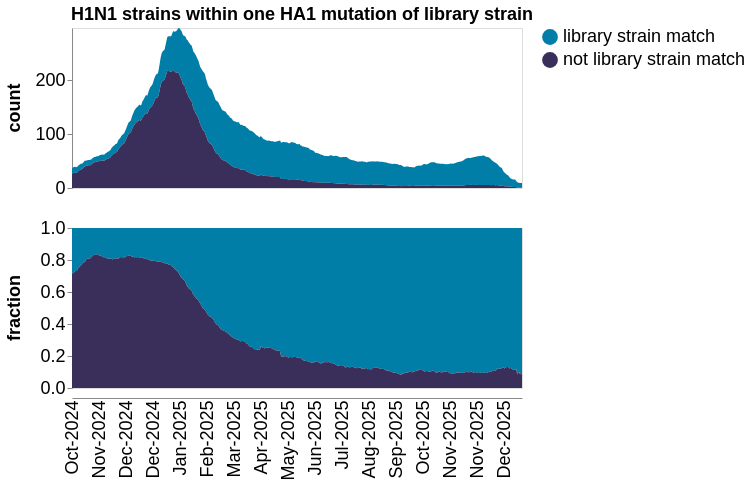

The code cell stored with this chart in its notebook:
### Markdown cell above
Plot number of strains in each group as a function of date:

### Code cell
# We create an integer days columns so we can impute missing days
grouped_counts_by_date = (
    filtered_counts_by_date
    .assign(
        set_of_strains=lambda x: x["variant"].map(
            lambda v: (
                "library strain match"
                if v not in {NOT_IN_LIBRARY}
                else v
            ),
        )
    )
    .groupby(["set_of_strains", "date"], as_index=False)
    .aggregate({"sequences": "sum"})
)


# Configure chart
titleFontSize = 18
labelFontSize = 18

# Make chart
grouped_counts_by_date_chart = (
    alt.Chart(grouped_counts_by_date)
    .transform_window(
        count="mean(sequences)",
        groupby=["set_of_strains"],
        frame=[-plot_window_frame_days, plot_window_frame_days],
    )
    .transform_joinaggregate(total_count="sum(count)", groupby=["date"])
    .transform_calculate(fraction=alt.datum.count / alt.datum.total_count)
    .transform_fold(
        fold=["count", "fraction"],
        as_=["statistic", "count_or_fraction"],
    )
    .encode(
        alt.X("date", title=None, axis=alt.Axis(grid=False, format="%b-%Y", labelAngle=-90,
                                                tickCount=100, tickSize=0,
                                                titleFontSize=titleFontSize,
                                                labelFontSize=labelFontSize)),
        alt.Y(
            "count_or_fraction:Q",
            axis=alt.Axis(grid=False, 
                          titleFontSize=titleFontSize,
                          labelFontSize=labelFontSize),
            title=None,
            scale=alt.Scale(nice=False)
        ),
        alt.Fill(
            "set_of_strains",
            title="set of strains",
            legend=alt.Legend(
                orient="right",
                labelLimit=500,
                title=None,
            ),
            scale=alt.Scale(range=color_scheme)
        ),
        alt.Row(
            "statistic:N",
            title=None,
            header=alt.Header(orient="left", labelFontStyle="bold",
                              titleFontSize=titleFontSize,
                              labelFontSize=labelFontSize)
        ),
        tooltip=[
            "set_of_strains",
            "date",
            "statistic:N",
            alt.Tooltip("count_or_fraction:Q", format=".2f"),
        ],
    )
    .mark_area()
    .configure_legend(labelFontSize=labelFontSize, rowPadding=5, symbolSize=250)
    .properties(
        width=450,
        height=160,
        title=alt.TitleParams(
            plot_title,
            dx=65,
            fontSize = titleFontSize
        ),
    )
    .resolve_scale(y="independent")
)

print(f"Saving to {svg=}")
grouped_counts_by_date_chart.save(svg)

grouped_counts_by_date_chart

### Figure 1 — Vega-Lite specification as saved in the notebook (floating-point values rounded to 4 significant figures; data arrays with more than 128 entries replaced by an {"elided": "..."} marker saying what was removed)
{"config": {"view": {"continuousWidth": 300, "continuousHeight": 300}, "legend": {"labelFontSize": 18, "rowPadding": 5, "symbolSize": 250}}, "data": {"name": "data-0d3647d142a55551cc8209d2c58d77bd"}, "mark": {"type": "area"}, "encoding": {"fill": {"field": "set_of_strains", "legend": {"labelLimit": 500, "orient": "right", "title": null}, "scale": {"range": ["#007EA7", "#392F5A"]}, "title": "set of strains", "type": "nominal"}, "row": {"field": "statistic", "header": {"labelFontSize": 18, "labelFontStyle": "bold", "orient": "left", "titleFontSize": 18}, "title": null, "type": "nominal"}, "tooltip": [{"field": "set_of_strains", "type": "nominal"}, {"field": "date", "type": "temporal"}, {"field": "statistic", "type": "nominal"}, {"field": "count_or_fraction", "format": ".2f", "type": "quantitative"}], "x": {"axis": {"format": "%b-%Y", "grid": false, "labelAngle": -90, "labelFontSize": 18, "tickCount": 100, "tickSize": 0, "titleFontSize": 18}, "field": "date", "title": null, "type": "temporal"}, "y": {"axis": {"grid": false, "labelFontSize": 18, "titleFontSize": 18}, "field": "count_or_fraction", "scale": {"nice": false}, "title": null, "type": "quantitative"}}, "height": 160, "resolve": {"scale": {"y": "independent"}}, "title": {"text": "H1N1 strains within one HA1 mutation of library strain", "dx": 65, "fontSize": 18}, "transform": [{"window": [{"op": "mean", "field": "sequences", "as": "count"}], "frame": [-10, 10], "groupby": ["set_of_strains"]}, {"joinaggregate": [{"op": "sum", "field": "count", "as": "total_count"}], "groupby": ["date"]}, {"calculate": "(datum.count / datum.total_count)", "as": "fraction"}, {"fold": ["count", "fraction"], "as": ["statistic", "count_or_fraction"]}], "width": 450, "$schema": "https://vega.github.io/schema/vega-lite/v5.20.1.json", "datasets": {"data-0d3647d142a55551cc8209d2c58d77bd": {"elided": "936 records"}}}
